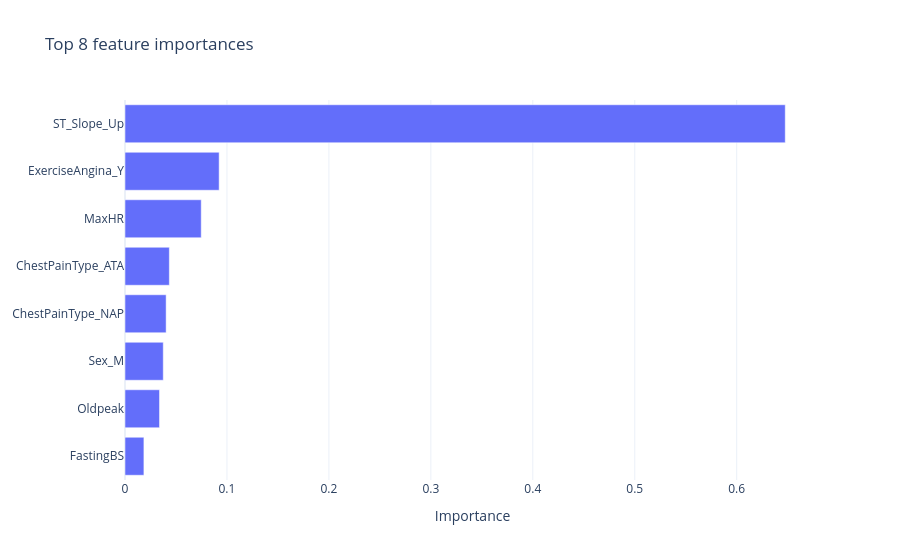

The notebook cell this image was saved under:
### Markdown cell above
Continuing with the worked importances:

### Code cell
importance_series = pd.Series(heart_tree_model.feature_importances_, index=X.columns).sort_values(ascending=False)
top_importances = importance_series.head(8)

importance_figure = go.Figure()
importance_figure.add_trace(
    go.Bar(x=top_importances.values[::-1], y=top_importances.index[::-1], orientation="h")
)
importance_figure.update_layout(
    title="Top 8 feature importances",
    xaxis_title="Importance",
    template="plotly_white",
)
importance_figure.show()

### Figure 1 — Plotly figure (JSON) as saved in the notebook; plotly's stock layout.template omitted (floating-point values rounded to 4 significant figures)
{"data": [{"orientation": "h", "type": "bar", "x": [0.01854, 0.03385, 0.03753, 0.04034, 0.04348, 0.07478, 0.09234, 0.6476], "y": ["FastingBS", "Oldpeak", "Sex_M", "ChestPainType_NAP", "ChestPainType_ATA", "MaxHR", "ExerciseAngina_Y", "ST_Slope_Up"]}], "layout": {"title": {"text": "Top 8 feature importances"}, "xaxis": {"title": {"text": "Importance"}}}}
